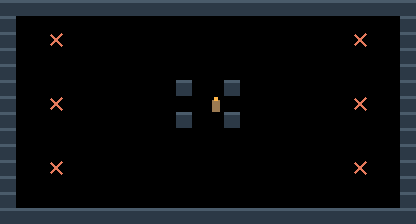

This is a level from a 2D game, rendered from its Tiled map with the project's own tilesets. A one-line summary and the complete map file follow:
An orthogonal 26x14 tile map with 16x16 px tiles, 2 tile layers (terreno, marcadores).

<map version="1.10" tiledversion="1.11.0" orientation="orthogonal" renderorder="right-down" width="26" height="14" tilewidth="16" tileheight="16" infinite="0" nextlayerid="3" nextobjectid="1">
 <properties>
  <property name="tipo" value="corazon" />
  <property name="nombre" value="piedra" />
 </properties>
 <tileset firstgid="1" source="muelle.tsx" />
 <layer id="1" name="terreno" width="26" height="14">
  <data encoding="csv">
1,1,1,1,1,1,1,1,1,1,1,1,1,1,1,1,1,1,1,1,1,1,1,1,1,1,
1,0,0,0,0,0,0,0,0,0,0,0,0,0,0,0,0,0,0,0,0,0,0,0,0,1,
1,0,0,0,0,0,0,0,0,0,0,0,0,0,0,0,0,0,0,0,0,0,0,0,0,1,
1,0,0,0,0,0,0,0,0,0,0,0,0,0,0,0,0,0,0,0,0,0,0,0,0,1,
1,0,0,0,0,0,0,0,0,0,0,0,0,0,0,0,0,0,0,0,0,0,0,0,0,1,
1,0,0,0,0,0,0,0,0,0,0,1,0,0,1,0,0,0,0,0,0,0,0,0,0,1,
1,0,0,0,0,0,0,0,0,0,0,0,0,0,0,0,0,0,0,0,0,0,0,0,0,1,
1,0,0,0,0,0,0,0,0,0,0,1,0,0,1,0,0,0,0,0,0,0,0,0,0,1,
1,0,0,0,0,0,0,0,0,0,0,0,0,0,0,0,0,0,0,0,0,0,0,0,0,1,
1,0,0,0,0,0,0,0,0,0,0,0,0,0,0,0,0,0,0,0,0,0,0,0,0,1,
1,0,0,0,0,0,0,0,0,0,0,0,0,0,0,0,0,0,0,0,0,0,0,0,0,1,
1,0,0,0,0,0,0,0,0,0,0,0,0,0,0,0,0,0,0,0,0,0,0,0,0,1,
1,0,0,0,0,0,0,0,0,0,0,0,0,0,0,0,0,0,0,0,0,0,0,0,0,1,
1,1,1,1,1,1,1,1,1,1,1,1,1,1,1,1,1,1,1,1,1,1,1,1,1,1
</data>
 </layer>
 <layer id="2" name="marcadores" width="26" height="14">
  <data encoding="csv">
0,0,0,0,0,0,0,0,0,0,0,0,0,0,0,0,0,0,0,0,0,0,0,0,0,0,
0,0,0,0,0,0,0,0,0,0,0,0,0,0,0,0,0,0,0,0,0,0,0,0,0,0,
0,0,0,3,0,0,0,0,0,0,0,0,0,0,0,0,0,0,0,0,0,0,3,0,0,0,
0,0,0,0,0,0,0,0,0,0,0,0,0,0,0,0,0,0,0,0,0,0,0,0,0,0,
0,0,0,0,0,0,0,0,0,0,0,0,0,0,0,0,0,0,0,0,0,0,0,0,0,0,
0,0,0,0,0,0,0,0,0,0,0,0,0,0,0,0,0,0,0,0,0,0,0,0,0,0,
0,0,0,3,0,0,0,0,0,0,0,0,0,4,0,0,0,0,0,0,0,0,3,0,0,0,
0,0,0,0,0,0,0,0,0,0,0,0,0,0,0,0,0,0,0,0,0,0,0,0,0,0,
0,0,0,0,0,0,0,0,0,0,0,0,0,0,0,0,0,0,0,0,0,0,0,0,0,0,
0,0,0,0,0,0,0,0,0,0,0,0,0,0,0,0,0,0,0,0,0,0,0,0,0,0,
0,0,0,3,0,0,0,0,0,0,0,0,0,0,0,0,0,0,0,0,0,0,3,0,0,0,
0,0,0,0,0,0,0,0,0,0,0,0,0,0,0,0,0,0,0,0,0,0,0,0,0,0,
0,0,0,0,0,0,0,0,0,0,0,0,0,0,0,0,0,0,0,0,0,0,0,0,0,0,
0,0,0,0,0,0,0,0,0,0,0,0,0,0,0,0,0,0,0,0,0,0,0,0,0,0
</data>
 </layer>
</map>
